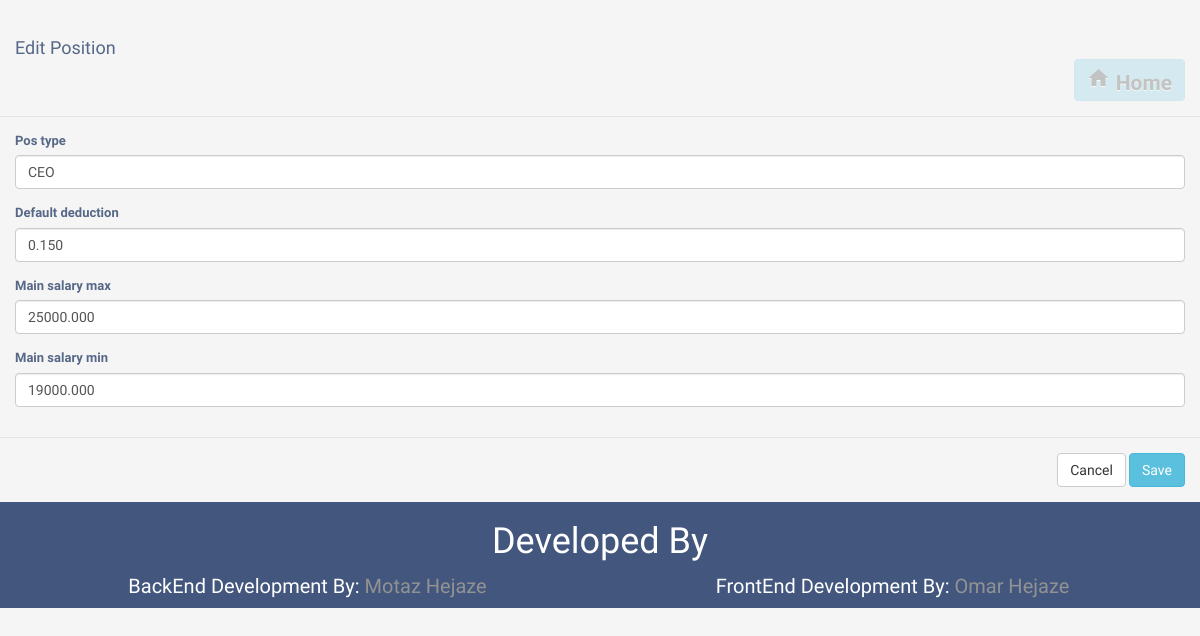
The page /1/position/edit on the database its author committed.
### EmpManager/models.py (models this page shows, shortened)
class Position(models.Model):
	pos_type = models.CharField(max_length=30)
	default_deduction = models.DecimalField(max_digits=10, decimal_places=3)
	main_salary_max = models.DecimalField(max_digits=10, decimal_places=3)
	main_salary_min = models.DecimalField(max_digits=10, decimal_places=3)
	created_at = models.DateTimeField(auto_now_add=True)
	updated_at = models.DateTimeField(auto_now=True)

### EmpManager/views.py (the view)
# urls.py: path('<int:id>/position/edit', views.position_edit , name='position_edit'),
def position_edit(request , id):
	position = get_object_or_404(Position , pk=id)
	form = PositionFormEdit(request.POST or None , instance=position)
	if request.method == "POST":
		form.save()
		return redirect('positions_list')
	return render(request , 'EmpManager/position_edit.html' , {'position':position,'form':form})

### EmpManager/forms.py
class PositionFormEdit(ModelForm):
    class Meta:
        model = Position
        exclude = {}

### EmpManager/templatetags/myfilters.py (called while the page is built)
@register.filter(name='addcss')
def addcss(value, arg):
    css_classes = value.field.widget.attrs.get('class', '').split(' ')
    if css_classes and arg not in css_classes:
        css_classes = '%s %s' % (css_classes, arg)
    return value.as_widget(attrs={'class': css_classes})

### EmpManager/templates/EmpManager/position_edit.html (shortened to what this page needs)
{% extends "layout.html" %}
{% load myfilters %}
{% block content %}
<form method="post" action="{% url 'position_edit' position.id %}">
					<div class="modal-header">
						<h4 class="modal-title">Edit Position</h4>
						<a href="{% url 'employee_list' %}" class="btn btn-info close" data-toggle="modal"><i class="material-icons">home</i> <span>Home</span></a>
					</div>
					<div class="modal-body">
						{% for field in form %}
						<div class="form-group">
							<label for="{{ field.id_for_label }}">{{ field.label }}</label>
							{{ field|addcss:'form-control' }}
						</div>
						{% endfor %}
					</div>
					<div class="modal-footer">
						<a href="{% url 'positions_list' %}"><input type="button"  class="btn btn-default" data-dismiss="modal" value="Cancel"></a>
						<input type="submit" class="btn btn-info" value="Save">
					</div>
				</form>
{% endblock %}

### EmpManager/templates/layout.html (style rules this page uses)
body { color: #566787; background: #f5f5f5; font-family: 'Varela Round', sans-serif; font-size: 13px; padding-top: 20px; }

### rows shown on the page
Position: form "CEO" "0.150" "25000.000" "19000.000"

### other values the page prints
{{ field.label }} "Pos type" "Default deduction" "Main salary max" "Main salary min"
